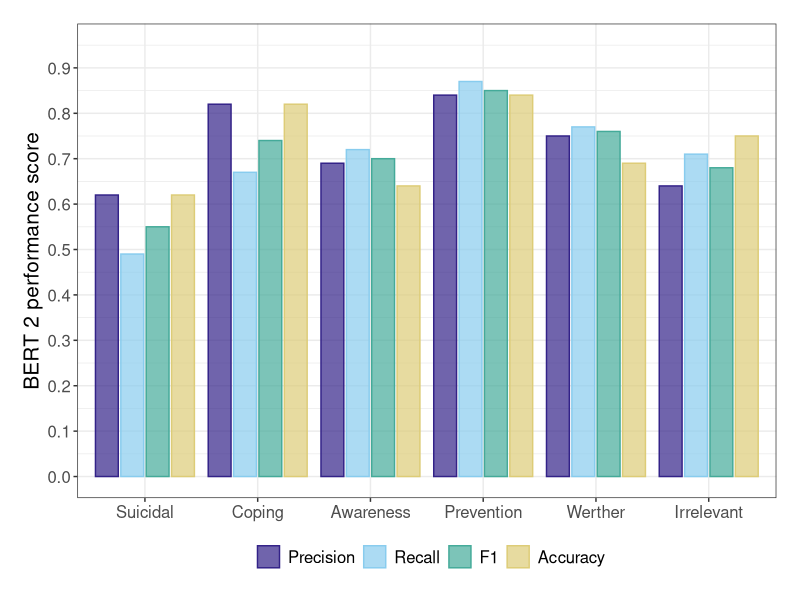
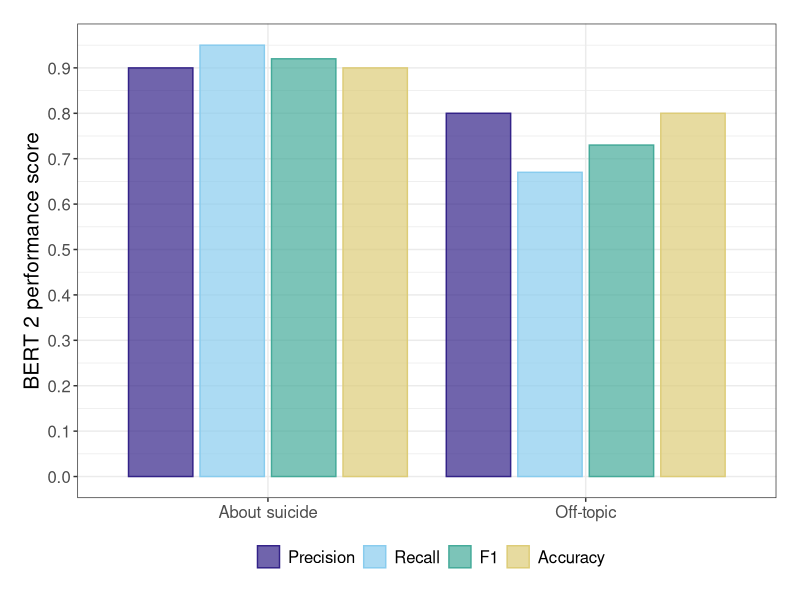
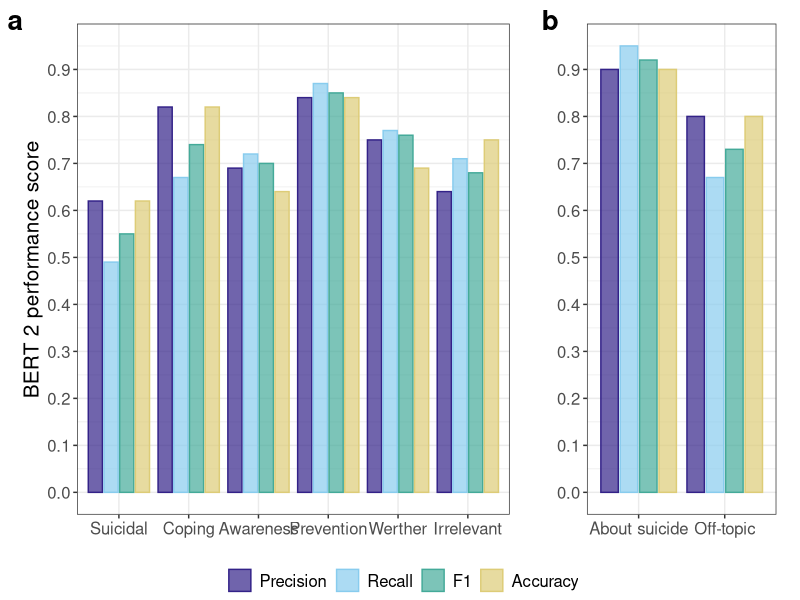
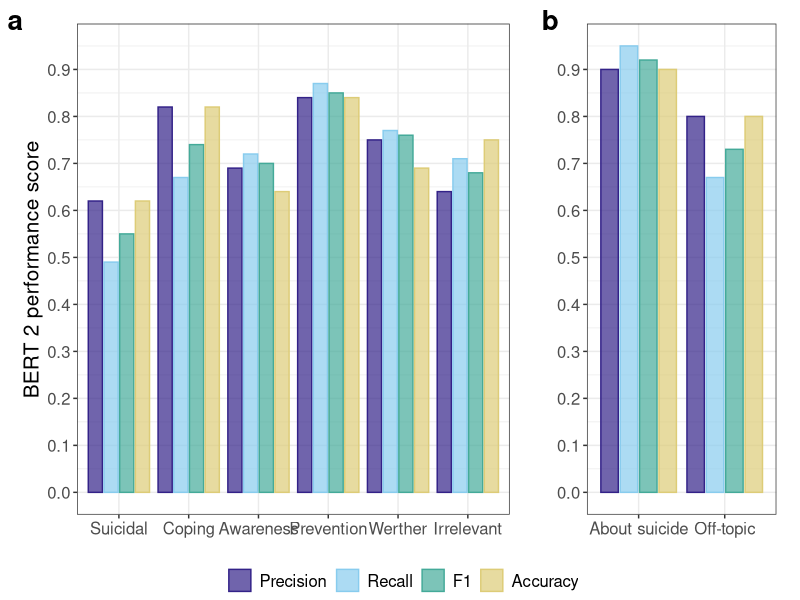

These figures' R source, in order:
## ---- chunk 1
knitr::opts_chunk$set(echo = FALSE, message=FALSE, warning=FALSE)
Sys.setlocale("LC_ALL", 'en_US.UTF-8')
options(scipen=99)
library(dplyr)
library(tidyr)
library(ggplot2)
library(ggpubr) #for multiple plots together

# figure settings
mycols = c("#332288", "#88CCEE", "#44AA99",  '#DDCC77') #"#117733", '#999933',
#text size
s = 15
## ---- chunk 2
d6 = read.csv('../results/BERT2_intraclass_performance_6_classes.csv', sep='\t')

#order categories
ord_mcategory= c( "Suicidal", "Coping", "Awareness", "Prevention", "Werther", "Irrelevant")
d6 <- d6 %>% 
  mutate(Main_category = factor(Main_category, levels = ord_mcategory, labels = ord_mcategory))
#long format
d6l = pivot_longer(d6, cols = c("Precision", "Recall", "F1", "Accuracy"), names_to = "Metric", values_to ="Score") %>% 
  mutate(Metric = factor(Metric, levels = c("Precision", "Recall", "F1", "Accuracy"), labels = c("Precision", "Recall", "F1", "Accuracy")))

## ---- chunk 3
plot6 = ggplot(d6l, aes(x=Main_category, y = Score, fill=Metric, colour = Metric)) + #dataset and variables to plot
  geom_bar(stat="identity", position = position_dodge2(width = 0.9))+
  # geom_errorbar(aes(ymin = ci_low,ymax = ci_high), width=0.5, size=0.8) +
  labs(y="BERT 2 performance score", x="") +
  scale_fill_manual(values=alpha(mycols, 0.7), name="")+
   scale_colour_manual(values=mycols, name="")+
  scale_y_continuous(breaks = seq(0, 1, 0.1), limits = c(0, 0.95))+
  theme_bw() +  
  theme(legend.position="bottom", text=element_text(size=s), axis.title.x=element_blank(), plot.margin = margin(rep(0.6,4), unit="cm"))
plot6
## ---- chunk 4
ds = read.csv('../results/BERT2_intraclass_performance_about_suicide.csv', sep=',')
#long format
dsl = pivot_longer(ds, cols = c("Precision", "Recall", "F1", "Accuracy"), names_to = "Metric", values_to ="Score") %>% 
  mutate(Metric = factor(Metric, levels = c("Precision", "Recall", "F1", "Accuracy"), labels = c("Precision", "Recall", "F1", "Accuracy")))
## ---- chunk 5
plotabout = ggplot(dsl, aes(x=About_suicide, y = Score, fill=Metric, colour = Metric)) + #dataset and variables to plot
  geom_bar(stat="identity", position = position_dodge2(width = 0.9))+
  # geom_errorbar(aes(ymin = ci_low,ymax = ci_high), width=0.5, size=0.8) +
  labs(y="BERT 2 performance score", x="") +
  scale_fill_manual(values=alpha(mycols, 0.7), name="")+
   scale_colour_manual(values=mycols, name="")+
  scale_y_continuous(breaks = seq(0, 1, 0.1), limits = c(0, 0.95))+
  theme_bw() +  
  theme(legend.position="bottom", text=element_text(size=s), axis.title.x=element_blank(), plot.margin = margin(rep(0.6,4), unit="cm"))
plotabout
plotabout_b = plotabout + theme(axis.title.y = element_blank())
## ---- chunk 6

combined = ggarrange(plot6, plotabout_b, ncol=2, nrow=1, common.legend = TRUE, legend="bottom", 
          labels = c("a", "b"), widths = c(2,1), font.label = list(size = 20))
combined

ggsave('../figures/Figure1_BERT2_intraclasses.pdf', combined,
      width=11, height=5, dpi=300)
